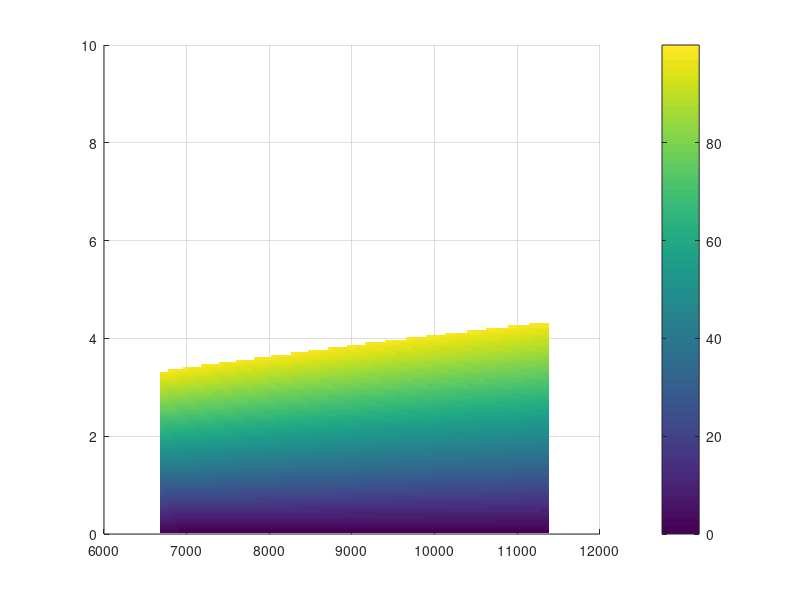

Write the MATLAB code that produced this figure. (Note: this script raises an error after producing the figure.)
%% Impulsive Arg. of Periapsis and/or Mean Anomaly Maneuver
% Author: Dylan Thomas
clearvars; clc; delete('*.asv');

%%%%%%%%%%%%%%%%%%%%%%%%%%%%%%%%%%%%%%%%%%%%%%%%%%%%%%%%%%%%%%%%%%%%%%%%%%%
%%% Spacecraft Properties

f1 = 'Name';
f2 = 'M_total';
f3 = 'M_prop';
f4 = 'I_sp';
f5 = 'T_nom';

v1 = {'Aerojet CHAMPS-120XW'};
v2 = {14};      % [kg]
v3 = {1.5};     % [kg]
v4 = {203};     % [s]
v5 = {4*2.79};  % [N]

spacecraft = struct(f1,v1,f2,v2,f3,v3,f4,v4,f5,v5);

%%%%%%%%%%%%%%%%%%%%%%%%%%%%%%%%%%%%%%%%%%%%%%%%%%%%%%%%%%%%%%%%%%%%%%%%%%%
%%% Setting up problem constants, etc.

% Parameter Inputs, constants
R_e = 6378.137;                         % [km]          - Radius of Earth
mu = 398600;                            % [km^3/s^2]    - Grav. Parameter
g = 9.81/1000;                          % [km/s^2]      - Gravity
num_pts = 200;                          %               - Num. of Plot points
m_prop_nom = 1.5;                       % [kg]          - Nominal Propellant Mass
ecc = 0;                                %               - Eccentricity
deg2rad = pi/180;

% Setting up vectorized parameters
init_alt = linspace(300,5000,num_pts);        % [km]          - Initial Orbit Altitude
delta_om_d = linspace(0,10,num_pts);                         %               - Change in Arg. of Periapsis
delta_M_d = linspace(0,10,num_pts);           % [km]          - Mean anomaly Change
R_i = init_alt + R_e;                   % [km]          - Initial Orbit SMA
period = 2*pi*sqrt(R_i.^3/mu);          % [sec]         - Final Orbital period
inc = 51.6*deg2rad;
delta_OM_r = zeros(num_pts,num_pts);

n = @(a) (mu./a.^3).^0.5;
eta = (1-ecc.^2).^0.5;

% Separate parameters for combined maneuver, plot surface of di vs. dOM on
% a certain number of discrete orbit radiuses 
Discrete_Radius = [6800 7500 10000];

% Convert to radians
delta_M_r = delta_M_d*deg2rad;     
delta_om_r = delta_om_d*deg2rad;

% Cases to consider
method = {'Arg. of Perigee Only Maneuver','Mean Anomaly Only Maneuver','Combined Maneuver'};

%%%%%%%%%%%%%%%%%%%%%%%%%%%%%%%%%%%%%%%%%%%%%%%%%%%%%%%%%%%%%%%%%%%%%%%%%%%
%%% Building the design space

% Equation for inclination/RAAN change
Dvp = @(del_om,del_M,a,e) -(n(a).*a/4).*((((1+e).^2)./eta).*(del_om) + del_M);
Dva = @(del_om,del_M,a,e) (n(a).*a/4).*((((1-e).^2)./eta).*(del_om) + del_M);

% Build matrices for orbital element changes
domMat = repmat(delta_om_r,num_pts,1);
dMMat = repmat(delta_M_r',1,num_pts);

% Memory allocation
Dv_Req = zeros(num_pts,num_pts,num_pts);
tic
for ii=1:num_pts
    Dv_Req(:,:,ii) = abs(Dvp(domMat,dMMat,R_i(ii),0))+abs(Dva(domMat,dMMat,R_i(ii),0));
end
toc

%%%%%%%%%%%%%%%%%%%%%%%%%%%%%%%%%%%%%%%%%%%%%%%%%%%%%%%%%%%%%%%%%%%%%%%%%%%
%%% Calculate DeltaV & mass percent for each maneuver case

% Memory allocation
Dv_avail = zeros(1,length(method));
Tburn = zeros(1,length(method));
a_thrusti = zeros(1,length(method));
for iter=1:length(method)
    
    % Switch on maneuver case
    maneuver_case  = method{iter};
    switch maneuver_case
        case 'Arg. of Perigee Only Maneuver'
            display(method(iter))
            
            % Equation for thrust
            a_thrusti(iter) = spacecraft.T_nom/spacecraft.M_total;
            
            % Find total DeltaV & Time of Flight
            Dv_avail(iter) = g*spacecraft.I_sp*log(spacecraft.M_total/(spacecraft.M_total-spacecraft.M_prop));
            Tburn(iter) = (Dv_avail(iter)*1000)/(a_thrusti(iter));
            
            % Memory allocation & reset temporary variables
            Mass_percent = zeros(length(R_i),num_pts);
            Dv_total = Dv_Req(1,:,:);
            
            % Loop calculates mass percent for each radius
            for ii=1:length(R_i)
                
                % Total DeltaV required cannot exceed DeltaV available
                index = Dv_total(1,:,ii)>=Dv_avail(iter);
                Dv_total(1,index,ii) = NaN;
                
                % Determine mass with Rocket Eqn
                M_prop_vec = spacecraft.M_total*(1-exp(-(Dv_total(1,:,ii))/(g*spacecraft.I_sp)));
                Mass_percent(:,ii) = M_prop_vec/m_prop_nom*100;
                
            end
            
            % Plotting stuff
            figure(iter)
            hold on
            grid on
            surf(R_i,delta_om_d,Mass_percent,'EdgeColor','None')
            c = colorbar;
            c.Label.String = 'Percent Propellant Mass Burned';
            title1 = title(method(iter));
            xl = xlabel('Orbit Radius, [km]');
            yl = ylabel('Arg. of Perigee Change $\delta \omega$, [deg]');
            set([title1 xl yl],'interpreter','latex','fontsize',12)
            axis tight
            hold off
          
            %%%%%%%%%%%%%%%%%%%%%%%%%%%%%%%%%%%%%%%%%%%%%%%%%%%%%%%%%%%%%%%
        case 'Mean Anomaly Only Maneuver'
            display(method(iter))
            
            % Equation for thrust
            a_thrusti(iter) = spacecraft.T_nom/spacecraft.M_total;
            
            % Find total DeltaV & Time of Flight
            Dv_avail(iter) = g*spacecraft.I_sp*log(spacecraft.M_total/(spacecraft.M_total-spacecraft.M_prop));
            Tburn(iter) = (Dv_avail(iter)*1000)/(a_thrusti(iter));
            
            % Memory allocation & reset temporary variables
            Mass_percent = zeros(length(init_alt),num_pts);
            Dv_total = Dv_Req(:,1,:);
            
            % Loop calculates mass percent for each radius
            for ii=1:length(init_alt)
                
                % Total DeltaV required cannot exceed DeltaV available
                index = Dv_total(:,1,ii)>=Dv_avail(iter);
                Dv_total(index,1,ii) = NaN;
                
                % Determine mass with Rocket Eqn
                M_prop_vec = spacecraft.M_total*(1-exp(-(Dv_total(:,1,ii))/(g*spacecraft.I_sp)));
                Mass_percent(:,ii) = M_prop_vec/m_prop_nom*100;
                
            end
            
            % Plotting stuff
            figure(iter)
            hold on
            grid on
            surf(R_i,delta_M_d,Mass_percent,'EdgeColor','None')
            c = colorbar;
            c.Label.String = 'Percent Propellant Mass Burned';
            title1 = title(method(iter));
            xl = xlabel('Orbit Radius, [km]');
            yl = ylabel('Mean Anomaly Change $\delta M$, [deg]');
            set([title1 xl yl],'interpreter','latex','fontsize',12)
            axis tight
            hold off
            
            %%%%%%%%%%%%%%%%%%%%%%%%%%%%%%%%%%%%%%%%%%%%%%%%%%%%%%%%%%%%%%%
        case 'Combined Maneuver'
            display(method(iter))
            
            %%% TODO: Figure this out
            R_i = Discrete_Radius;
            h_i = (mu*R_i).^(0.5); 
            period = 2*pi*sqrt(R_i.^3/mu);
            Dv_Req = zeros(num_pts,num_pts,length(R_i));
            for ii=1:length(R_i)
                Dv_Req(:,:,ii) = Dv(dIncMat,dMMat,R_i(ii),h_i(ii));
            end
            
            % Equations for thrust
            a_thrusti(iter) = spacecraft.T_nom/spacecraft.M_total;
            
            % Find total DeltaV & Time of Flight
            Dv_avail(iter) = g*spacecraft.I_sp*log(spacecraft.M_total/(spacecraft.M_total-spacecraft.M_prop));
            Tburn(iter) = (Dv_avail(iter)*1000)/(a_thrusti(iter));
            
            % Memory allocation & reset temporary variables
            Mass_percent = zeros(length(init_alt),num_pts);
            Dv_total = Dv_Req;
            
            % Loop calculates mass percent for each radius
            for ii=1:length(R_i)
                
                % Delta V required cannot exceed Delta V available
                index = Dv_total(:,:,ii)>=Dv_avail(iter);
                for kk=1:num_pts
                    for jj=1:num_pts
                        if Dv_total(kk,jj,ii)>=Dv_avail(ii)
                            Dv_total(kk,jj,ii) = NaN;
                        end
                    end
                end
                
                % Determine mass with Rocket Eqn
                M_prop_vec = spacecraft.M_total*(1-exp(-(Dv_total(:,:,ii))/(g*spacecraft.I_sp)));
                Mass_percent(:,:,ii) = M_prop_vec/m_prop_nom*100;
                
                % Plotting stuff
                figure(iter+ii-1)
                hold on
                grid on
                surf(delta_i_d,delta_OM_d,Mass_percent(:,:,ii),'EdgeColor','None')
                c = colorbar;
                c.Label.String = 'Percent Propellant Mass Burned';
                title1 = title(strcat(method(iter), ', $R=',num2str(R_i(ii)),'$'));
                xl = xlabel('Inclination Change $\delta i$, [deg]');
                yl = ylabel('RAAN Change $\delta \Omega$, [deg]');
                set([title1 xl yl],'interpreter','latex','fontsize',12)
                axis tight
                hold off
            end         
            
    end

end

